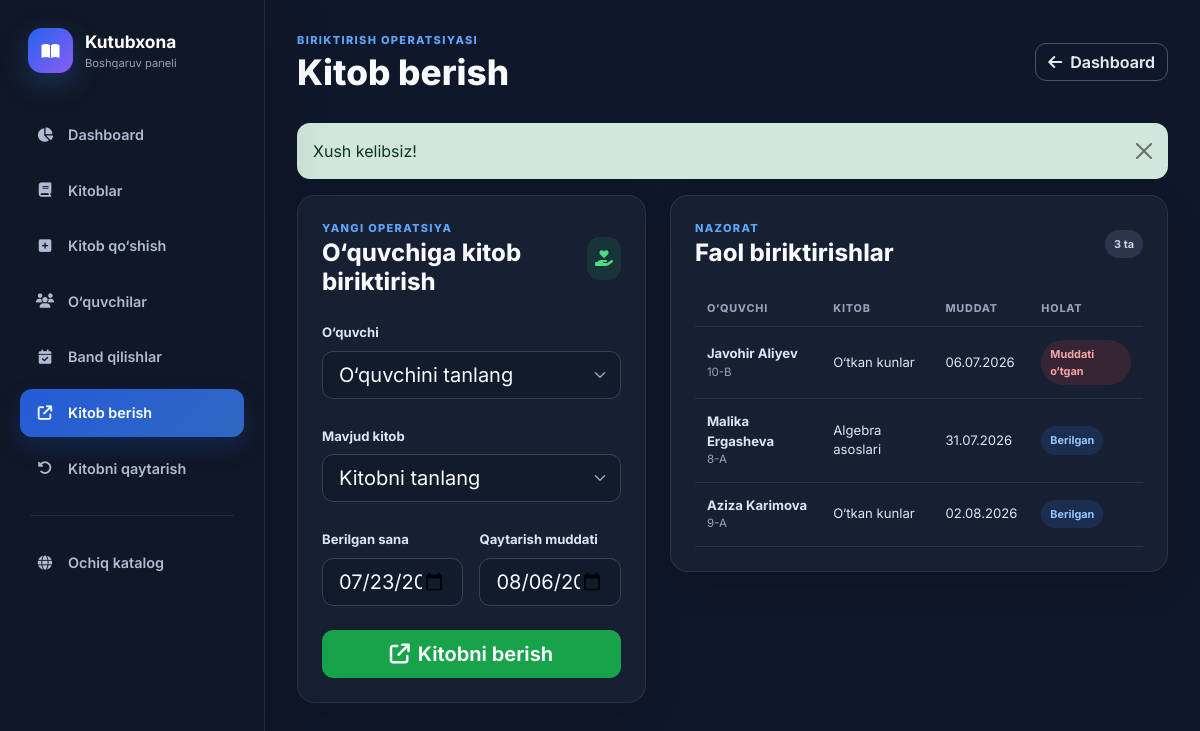
The app's page /library-app/admin/issue-book.php (signed in) with its own data.
### tables this page shows
CREATE TABLE borrow_transactions (
    id BIGINT UNSIGNED AUTO_INCREMENT PRIMARY KEY,
    book_id INT UNSIGNED NOT NULL,
    student_id INT UNSIGNED NOT NULL,
    borrow_date DATE NOT NULL,
    due_date DATE NOT NULL,
    return_date DATE DEFAULT NULL,
    status ENUM('borrowed','returned','overdue') NOT NULL DEFAULT 'borrowed',
    created_at TIMESTAMP NOT NULL DEFAULT CURRENT_TIMESTAMP,
    CONSTRAINT fk_transactions_book FOREIGN KEY (book_id) REFERENCES books(id) ON UPDATE CASCADE ON DELETE RESTRICT,
    CONSTRAINT fk_transactions_student FOREIGN KEY (student_id) REFERENCES students(id) ON UPDATE CASCADE ON DELETE RESTRICT,
    CONSTRAINT chk_transactions_due_date CHECK (due_date >= borrow_date),
    CONSTRAINT chk_transactions_return_date CHECK (return_date IS NULL OR return_date >= borrow_date),
    INDEX idx_transactions_status_due (status, due_date), INDEX idx_transactions_book (book_id), INDEX idx_transactions_student (student_id)
);

CREATE TABLE students (
    id INT UNSIGNED AUTO_INCREMENT PRIMARY KEY,
    user_id BIGINT UNSIGNED DEFAULT NULL UNIQUE,
    first_name VARCHAR(80) NOT NULL,
    last_name VARCHAR(80) NOT NULL,
    full_name VARCHAR(180) NOT NULL,
    class_name VARCHAR(50) NOT NULL,
    phone VARCHAR(100) DEFAULT NULL,
    student_code VARCHAR(50) NOT NULL UNIQUE,
    is_active TINYINT(1) NOT NULL DEFAULT 1,
    created_at TIMESTAMP NOT NULL DEFAULT CURRENT_TIMESTAMP,
    updated_at TIMESTAMP NOT NULL DEFAULT CURRENT_TIMESTAMP ON UPDATE CURRENT_TIMESTAMP,
    CONSTRAINT fk_students_user FOREIGN KEY (user_id) REFERENCES users(id) ON UPDATE CASCADE ON DELETE SET NULL,
    INDEX idx_students_person_name (last_name, first_name), INDEX idx_students_class (class_name), INDEX idx_students_active (is_active)
);

CREATE TABLE books (
    id INT UNSIGNED AUTO_INCREMENT PRIMARY KEY,
    user_id BIGINT UNSIGNED DEFAULT NULL COMMENT 'NULL preserves legacy school-library inventory',
    title VARCHAR(255) NOT NULL,
    author VARCHAR(180) NOT NULL,
    category_id INT UNSIGNED NOT NULL,
    description TEXT NOT NULL,
    cover_image VARCHAR(255) DEFAULT NULL,
    total_copies INT UNSIGNED NOT NULL DEFAULT 1,
    available_copies INT UNSIGNED NOT NULL DEFAULT 1,
    price DECIMAL(12,2) DEFAULT NULL,
    rental_price DECIMAL(12,2) DEFAULT NULL,
    listing_type ENUM('sale','rental','both') NOT NULL DEFAULT 'rental',
    address VARCHAR(255) DEFAULT NULL,
    phone VARCHAR(30) DEFAULT NULL,
    ebook_file VARCHAR(255) DEFAULT NULL COMMENT 'Random server-side filename only',
    ebook_original_name VARCHAR(255) DEFAULT NULL,
    ebook_mime VARCHAR(100) DEFAULT NULL,
    ebook_size BIGINT UNSIGNED DEFAULT NULL,
    video_source ENUM('none','url','upload') NOT NULL DEFAULT 'none',
    video_url TEXT NULL,
    video_file VARCHAR(255) DEFAULT NULL COMMENT 'Random server-side filename only',
    video_original_name VARCHAR(255) DEFAULT NULL,
    video_mime VARCHAR(100) DEFAULT NULL,
    video_size BIGINT UNSIGNED DEFAULT NULL,
    is_active TINYINT(1) NOT NULL DEFAULT 1,
    created_at TIMESTAMP NOT NULL DEFAULT CURRENT_TIMESTAMP,
    updated_at TIMESTAMP NOT NULL DEFAULT CURRENT_TIMESTAMP ON UPDATE CURRENT_TIMESTAMP,
    CONSTRAINT fk_books_user FOREIGN KEY (user_id) REFERENCES users(id) ON UPDATE CASCADE ON DELETE SET NULL,
    CONSTRAINT fk_books_category FOREIGN KEY (category_id) REFERENCES categories(id) ON UPDATE CASCADE ON DELETE RESTRICT,
    CONSTRAINT chk_books_total_copies CHECK (total_copies >= 1),
    CONSTRAINT chk_books_available_copies CHECK (available_copies <= total_copies),
    INDEX idx_books_owner (user_id, is_active),
    INDEX idx_books_public (is_active, created_at), INDEX idx_books_title (title), INDEX idx_books_author (author), INDEX idx_books_category (category_id)
);

### library-app/config/db.php (called while the page is built, shortened)
<?php
function e($value): string
{
    return htmlspecialchars(
        (string) $value,
        ENT_QUOTES | ENT_SUBSTITUTE,
        'UTF-8',
        false
    );
}
function get_flash(): ?array
{
    $flash = $_SESSION['flash'];
    return $flash;
}
require_once dirname(__DIR__) . '/includes/feature_helpers.php';

### library-app/admin/issue-book.php (the view, shortened to what this page needs)
<?php
require_once dirname(__DIR__) . '/config/db.php';
$user = require_role($pdo, 'admin');
$isAdmin = true;
$formData = [
    'student_id' => 0,
    'book_id' => 0,
    'borrow_date' => date('Y-m-d'),
    'due_date' => date('Y-m-d', strtotime('+14 days')),
];
$studentStatement = $pdo->prepare(
    "SELECT s.id, s.full_name, s.class_name, s.student_code
     FROM students s
     WHERE s.is_active = 1
       AND (:is_admin = 1 OR EXISTS (
           SELECT 1 FROM reservations r
           INNER JOIN books owned_book ON owned_book.id = r.book_id
           WHERE r.student_id = s.id
             AND r.status IN ('pending','approved','ready')
             AND owned_book.user_id = :user_id
       ))
     ORDER BY s.full_name ASC"
);
$studentStatement->execute(['is_admin' => $isAdmin ? 1 : 0, 'user_id' => $user['id']]);
$students = $studentStatement->fetchAll();
$availableBookStatement = $pdo->prepare(
    "SELECT b.id, b.title, b.author, b.available_copies, b.total_copies,
            b.available_copies - (SELECT COUNT(*) FROM reservations r WHERE r.book_id=b.id AND r.status IN ('approved','ready')) AS free_copies
     FROM books b
     WHERE (:is_admin = 1 OR b.user_id=:user_id) AND b.is_active=1 AND b.listing_type IN ('rental','both') AND b.available_copies > (SELECT COUNT(*) FROM reservations r WHERE r.book_id=b.id AND r.status IN ('approved','ready'))
     ORDER BY b.title ASC"
);
$availableBookStatement->execute(['is_admin' => $isAdmin ? 1 : 0, 'user_id' => $user['id']]);
$availableBooks = $availableBookStatement->fetchAll();
$activeStatement = $pdo->prepare(
    "SELECT bt.id, bt.borrow_date, bt.due_date, bt.status, b.title, s.full_name, s.class_name
     FROM borrow_transactions bt
     INNER JOIN books b ON b.id = bt.book_id
     INNER JOIN students s ON s.id = bt.student_id
     WHERE bt.status IN ('borrowed', 'overdue') AND (:is_admin = 1 OR b.user_id=:user_id)
     ORDER BY bt.due_date ASC
     LIMIT 10"
);
$activeStatement->execute(['is_admin' => $isAdmin ? 1 : 0, 'user_id' => $user['id']]);
$activeLoans = $activeStatement->fetchAll();
$flash = get_flash();
?>
<!doctype html>
<html lang="uz">
<head>
    <link rel="stylesheet" href="https://cdn.jsdelivr.net/npm/bootstrap@5.3.3/dist/css/bootstrap.min.css">
    <link rel="stylesheet" href="https://cdnjs.cloudflare.com/ajax/libs/font-awesome/6.5.2/css/all.min.css">
    <link rel="stylesheet" href="<?= e(APP_URL) ?>/assets/css/admin.css">
</head>
<body class="admin-body">
<div class="admin-layout">
    <aside class="admin-sidebar">
        <a class="admin-brand" href="<?= e(APP_URL) ?>/admin/index.php"><span><i class="fa-solid fa-book-open"></i></span><div><strong>Kutubxona</strong><small>Boshqaruv paneli</small></div></a>
        <?= library_feature_admin_nav('issue') ?>
    </aside>
    <main class="admin-main">
        <header class="admin-topbar"><button class="sidebar-toggle" type="button" data-sidebar-toggle><i class="fa-solid fa-bars"></i></button><div><p class="admin-eyebrow">Biriktirish operatsiyasi</p><h1>Kitob berish</h1></div><a class="btn btn-outline-light" href="<?= e(APP_URL) ?>/admin/index.php"><i class="fa-solid fa-arrow-left me-2"></i>Dashboard</a></header>
        <?php if ($flash): ?><div class="alert alert-<?= e($flash['type']) ?> alert-dismissible fade show"><?= e($flash['message']) ?><button type="button" class="btn-close" data-bs-dismiss="alert"></button></div><?php endif; ?>
        <div class="row g-4">
            <div class="col-xl-5">
                <section class="admin-panel">
                    <div class="panel-heading"><div><p class="admin-eyebrow">Yangi operatsiya</p><h2 class="h4">O‘quvchiga kitob biriktirish</h2></div><span class="panel-icon"><i class="fa-solid fa-hand-holding-heart"></i></span></div>
                    <form method="post" action="<?= e(APP_URL) ?>/admin/issue-book.php" class="admin-form" novalidate>
                        <div class="mb-4"><label class="form-label" for="student_id">O‘quvchi</label><select class="form-select form-select-lg" id="student_id" name="student_id" required><option value="">O‘quvchini tanlang</option></select></div>
                        <div class="mb-4"><label class="form-label" for="book_id">Mavjud kitob</label><select class="form-select form-select-lg" id="book_id" name="book_id" required><option value="">Kitobni tanlang</option></select></div>
                        <div class="row g-3 mb-4"><div class="col-sm-6"><label class="form-label" for="borrow_date">Berilgan sana</label><input type="date" class="form-control form-control-lg" id="borrow_date" name="borrow_date" value="<?= e($formData['borrow_date']) ?>" required></div><div class="col-sm-6"><label class="form-label" for="due_date">Qaytarish muddati</label><input type="date" class="form-control form-control-lg" id="due_date" name="due_date" value="<?= e($formData['due_date']) ?>" required></div></div>
                        <button class="btn btn-success btn-lg w-100" type="submit" <?= $students === [] || $availableBooks === [] ? 'disabled' : '' ?>><i class="fa-solid fa-arrow-up-right-from-square me-2"></i>Kitobni berish</button>
                    </form>
                </section>
            </div>
            <div class="col-xl-7">
                <section class="admin-panel">
                    <div class="panel-heading"><div><p class="admin-eyebrow">Nazorat</p><h2 class="h4">Faol biriktirishlar</h2></div><span class="dark-badge"><?= count($activeLoans) ?> ta</span></div>
                    <div class="table-responsive"><table class="table admin-table align-middle"><thead><tr><th>O‘quvchi</th><th>Kitob</th><th>Muddat</th><th>Holat</th></tr></thead><tbody>
                    <?php foreach ($activeLoans as $loan): ?><tr><td><strong><?= e($loan['full_name']) ?></strong><small class="d-block"><?= e($loan['class_name']) ?></small></td><td><?= e($loan['title']) ?></td><td><?= date('d.m.Y', strtotime($loan['due_date'])) ?></td><td><span class="status-pill status-<?= e($loan['status']) ?>"><?= $loan['status'] === 'overdue' ? 'Muddati o‘tgan' : 'Berilgan' ?></span></td></tr><?php endforeach; ?>
                    </tbody></table></div>
                </section>
            </div>
        </div>
    </main>
</div>
</body>
</html>

### library-app/assets/css/admin.css (style rules this page uses)
:root { --admin-bg: #0f172a; --admin-sidebar: #111827; --admin-panel: #172033; --admin-panel-soft: #1e293b; --admin-line: rgba(148, 163, 184, .15); --admin-text: #f8fafc; --admin-muted: #94a3b8; --admin-primary: #3b82f6; --admin-green: #22c55e; --admin-red: #ef4444; --admin-violet: #8b5cf6; }
* { box-sizing: border-box; }
body.admin-body { min-height: 100vh; margin: 0; color: var(--admin-text); background: var(--admin-bg); font-family: 'Inter', system-ui, sans-serif; -webkit-font-smoothing: antialiased; }
a { text-decoration: none; }
.admin-layout { display: flex; min-height: 100vh; }
.admin-sidebar { position: fixed; z-index: 1050; top: 0; bottom: 0; left: 0; display: flex; width: 265px; flex-direction: column; padding: 28px 20px; border-right: 1px solid var(--admin-line); background: rgba(17, 24, 39, .98); box-shadow: 18px 0 50px rgba(0, 0, 0, .12); }
.admin-brand { display: flex; align-items: center; gap: 12px; margin: 0 8px 38px; color: #fff; }
.admin-brand > span { display: grid; width: 45px; height: 45px; place-items: center; border-radius: 14px; background: linear-gradient(135deg, #2563eb, #8b5cf6); box-shadow: 0 10px 30px rgba(59, 130, 246, .28); }
.admin-brand strong, .admin-brand small { display: block; }
.admin-brand strong { font-size: 1.08rem; }
.admin-brand small { color: var(--admin-muted); font-size: .7rem; }
.admin-main { width: calc(100% - 265px); min-width: 0; margin-left: 265px; padding: 32px; }
.admin-topbar { display: flex; align-items: center; justify-content: space-between; gap: 20px; margin-bottom: 30px; }
.admin-topbar h1 { margin: 2px 0 0; font-size: clamp(1.55rem, 3vw, 2.2rem); font-weight: 800; }
.admin-eyebrow { margin: 0; color: #60a5fa; font-size: .69rem; font-weight: 800; letter-spacing: .12em; text-transform: uppercase; }
.btn { border-radius: 11px; font-weight: 650; }
.btn-success { border-color: #16a34a; background: #16a34a; }
.btn-outline-light { border-color: #475569; color: #e2e8f0; }
.alert { border: 0; border-radius: 13px; }
.quick-actions, .admin-panel { border: 1px solid var(--admin-line); border-radius: 18px; background: var(--admin-panel); box-shadow: 0 14px 38px rgba(0,0,0,.1); }
.admin-panel { padding: 24px; }
.panel-heading { display: flex; align-items: center; justify-content: space-between; gap: 15px; margin-bottom: 22px; }
.panel-heading h2 { margin: 3px 0 0; font-weight: 750; }
.panel-icon { display: grid; width: 43px; height: 43px; place-items: center; border-radius: 13px; color: #4ade80; background: rgba(34,197,94,.12); }
.admin-table { --bs-table-bg: transparent; --bs-table-color: #dbe5f3; --bs-table-border-color: var(--admin-line); margin: 0; }
.admin-table thead th { padding: 10px 12px; border-bottom-width: 1px; color: var(--admin-muted); font-size: .68rem; font-weight: 750; letter-spacing: .07em; text-transform: uppercase; white-space: nowrap; }
.admin-table tbody td { padding: 13px 12px; font-size: .82rem; }
.admin-table small { color: var(--admin-muted); }
.dark-badge, .status-pill { display: inline-block; padding: 6px 9px; border-radius: 999px; font-size: .68rem; font-weight: 700; }
.dark-badge { color: #cbd5e1; background: #29364b; }
.status-borrowed { color: #60a5fa; }
.status-overdue { color: #f87171; }
.status-pill.status-borrowed { color: #93c5fd; background: rgba(59,130,246,.14); }
.status-pill.status-overdue { color: #fca5a5; background: rgba(239,68,68,.14); }
.admin-form .form-label { color: #dbe5f3; font-size: .82rem; font-weight: 700; }
.admin-form .form-control, .admin-form .form-select { border-color: #344258; color: #f8fafc; background-color: #111b2c; border-radius: 11px; }
.admin-form .form-control::placeholder { color: #64748b; }
.admin-form .form-select option { color: #e2e8f0; background: #111827; }

### records on screen
borrow_transactions: student.full_name "Javohir Aliyev", student.class_name "10-B", book.title "O‘tkan kunlar", due_date "06.07.2026", status "Muddati o‘tgan"
borrow_transactions: student.full_name "Malika Ergasheva", student.class_name "8-A", book.title "Algebra asoslari", due_date "31.07.2026", status "Berilgan"
borrow_transactions: student.full_name "Aziza Karimova", student.class_name "9-A", book.title "O‘tkan kunlar", due_date "02.08.2026", status "Berilgan"

### other values on screen
$item[2] "Dashboard"
$item[2] "Kitoblar"
$item[2] "Kitob qo‘shish"
$item[2] "O‘quvchilar"
$item[2] "Band qilishlar"
$item[2] "Kitob berish"
$item[2] "Kitobni qaytarish"
$flash['message'] "Xush kelibsiz!"
count($activeLoans) "3"
